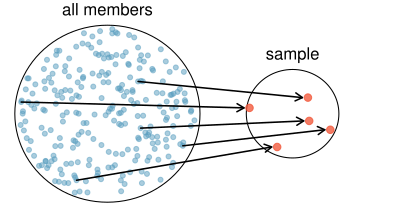

The script that drew this image:
library(openintro)
data(COL)

set.seed(52)
myPDF("sampleHealthPlan.pdf",
      4,
      2.1,
      mar = rep(0, 4))

plot(c(0, 2),
     c(0, 1.1),
     type = 'n',
     axes = FALSE)
temp <- seq(0, 2 * pi, 2 * pi / 100)
x <- 0.5 + 0.5 * cos(temp)
y <- 0.5 + 0.5 * sin(temp)
lines(x, y)

s <- matrix(runif(700), ncol = 2)
S <- matrix(NA, 350, 2)
j <- 0
for (i in 1:nrow(s)) {
  if(sum((s[i, ] - 0.5)^2) < 0.23){
    j <- j + 1
    S[j, ] <- s[i, ]
  }
}
points(S, col = COL[1, 3], pch = 20)
text(0.5, 1, 'all members', pos = 3)

set.seed(50)
N <- sample(j, 25)
lines((x - 0.5) / 2 + 1.5, (y - 0.5) / 2 +  0.5, pch = 20)

SS <- (S[N, ] - 0.5) / 2 + 0.5
these <- c(2, 5, 11, 10, 12)
points(SS[these, 1] + 1,
       SS[these, 2],
       col = COL[4, 2],
       pch = 20,
       cex = 1.5)
text(1.5, 0.75, 'sample', pos = 3)

for (i in these) {
  arrows(S[N[i], 1], S[N[i], 2],
         SS[i, 1] + 1 - 0.03, SS[i, 2],
         length = 0.08, col = COL[5], lwd = 1.5)
}
dev.off()
